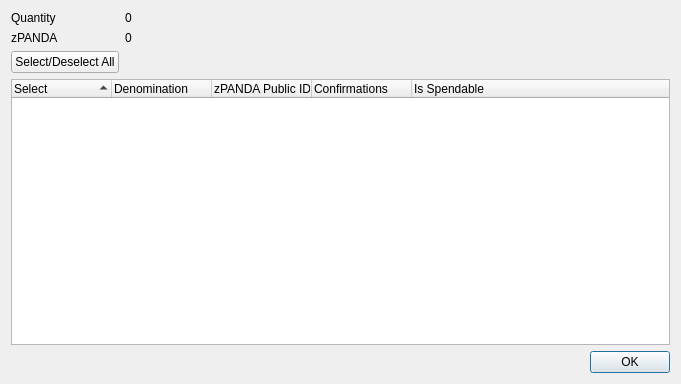
<?xml version="1.0" encoding="UTF-8"?>
<ui version="4.0">
 <class>ZPANDAControlDialog</class>
 <widget class="QDialog" name="ZPANDAControlDialog">
  <property name="geometry">
   <rect>
    <x>0</x>
    <y>0</y>
    <width>681</width>
    <height>384</height>
   </rect>
  </property>
  <property name="minimumSize">
   <size>
    <width>681</width>
    <height>384</height>
   </size>
  </property>
  <property name="windowTitle">
   <string>Select zPANDA to Spend</string>
  </property>
  <layout class="QGridLayout" name="gridLayout">
   <item row="0" column="0">
    <layout class="QFormLayout" name="formLayout">
     <property name="sizeConstraint">
      <enum>QLayout::SetDefaultConstraint</enum>
     </property>
     <item row="0" column="0">
      <widget class="QLabel" name="labelQuantity">
       <property name="text">
        <string>Quantity</string>
       </property>
      </widget>
     </item>
     <item row="0" column="1">
      <widget class="QLabel" name="labelQuantity_int">
       <property name="text">
        <string>0</string>
       </property>
      </widget>
     </item>
     <item row="1" column="0">
      <widget class="QLabel" name="labelZPANDA">
       <property name="text">
        <string>zPANDA</string>
       </property>
      </widget>
     </item>
     <item row="1" column="1">
      <widget class="QLabel" name="labelZPANDA_int">
       <property name="text">
        <string>0</string>
       </property>
      </widget>
     </item>
     <item row="2" column="0">
      <widget class="QPushButton" name="pushButtonAll">
       <property name="text">
        <string>Select/Deselect All</string>
       </property>
      </widget>
     </item>
    </layout>
   </item>
   <item row="1" column="0">
    <layout class="QVBoxLayout" name="verticalLayout">
     <item>
      <widget class="QTreeWidget" name="treeWidget">
       <property name="minimumSize">
        <size>
         <width>0</width>
         <height>250</height>
        </size>
       </property>
       <property name="alternatingRowColors">
        <bool>true</bool>
       </property>
       <property name="sortingEnabled">
        <bool>true</bool>
       </property>
       <property name="columnCount">
        <number>5</number>
       </property>
       <attribute name="headerDefaultSectionSize">
        <number>100</number>
       </attribute>
       <column>
        <property name="text">
         <string notr="true">Select</string>
        </property>
       </column>
       <column>
        <property name="text">
         <string notr="true">Denomination</string>
        </property>
       </column>
       <column>
        <property name="text">
         <string notr="true">zPANDA Public ID</string>
        </property>
       </column>
       <column>
        <property name="text">
         <string notr="true">Confirmations</string>
        </property>
       </column>
       <column>
        <property name="text">
         <string>Is Spendable</string>
        </property>
       </column>
      </widget>
     </item>
     <item>
      <widget class="QDialogButtonBox" name="buttonBox">
       <property name="orientation">
        <enum>Qt::Horizontal</enum>
       </property>
       <property name="standardButtons">
        <set>QDialogButtonBox::Ok</set>
       </property>
      </widget>
     </item>
    </layout>
   </item>
  </layout>
 </widget>
 <resources/>
 <connections>
  <connection>
   <sender>buttonBox</sender>
   <signal>accepted()</signal>
   <receiver>ZPANDAControlDialog</receiver>
   <slot>accept()</slot>
   <hints>
    <hint type="sourcelabel">
     <x>248</x>
     <y>254</y>
    </hint>
    <hint type="destinationlabel">
     <x>157</x>
     <y>274</y>
    </hint>
   </hints>
  </connection>
  <connection>
   <sender>buttonBox</sender>
   <signal>rejected()</signal>
   <receiver>ZPANDAControlDialog</receiver>
   <slot>reject()</slot>
   <hints>
    <hint type="sourcelabel">
     <x>316</x>
     <y>260</y>
    </hint>
    <hint type="destinationlabel">
     <x>286</x>
     <y>274</y>
    </hint>
   </hints>
  </connection>
 </connections>
</ui>
